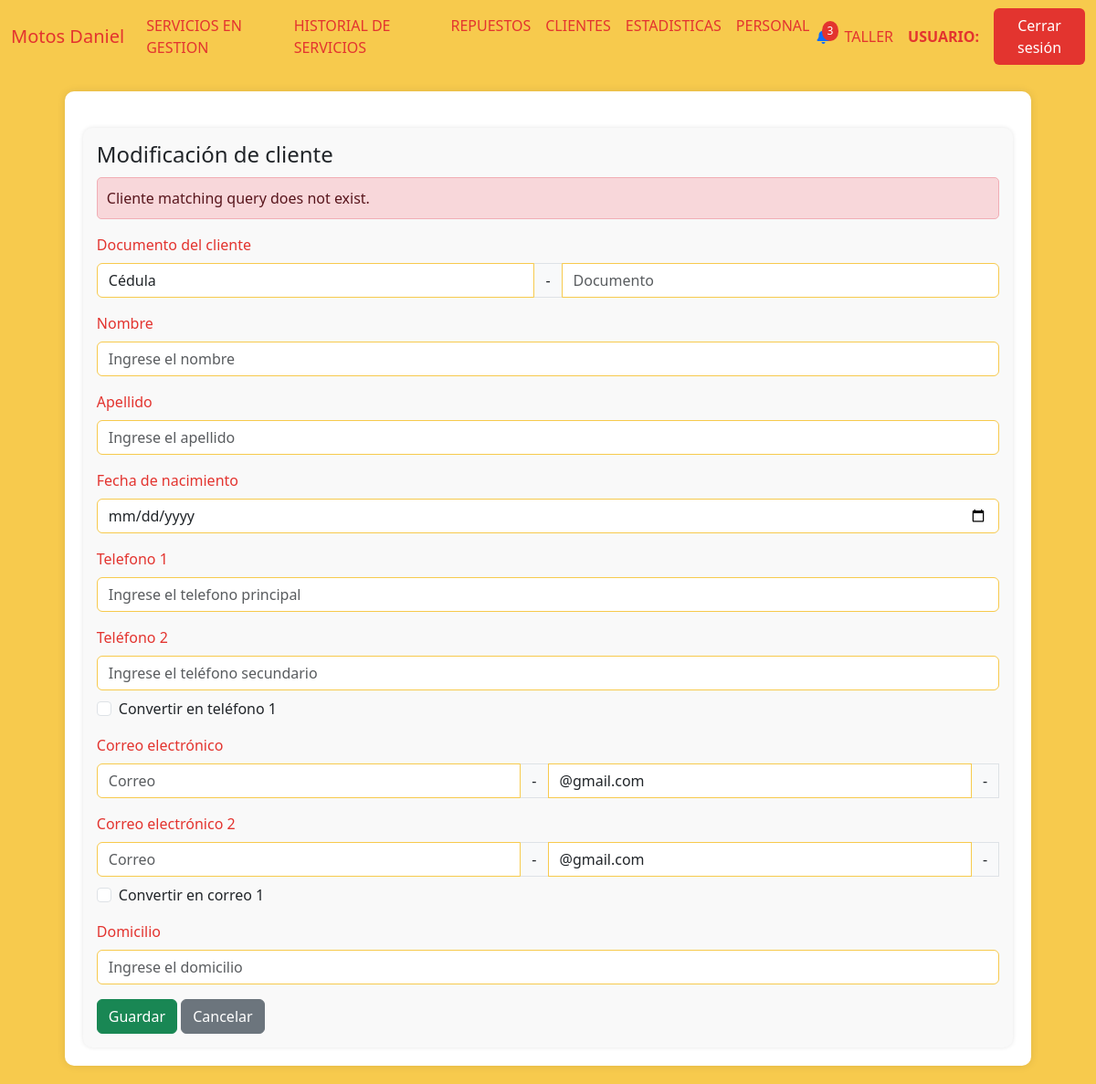
/modificacion_cliente_taller/2, run on an earlier commit of the app's database.
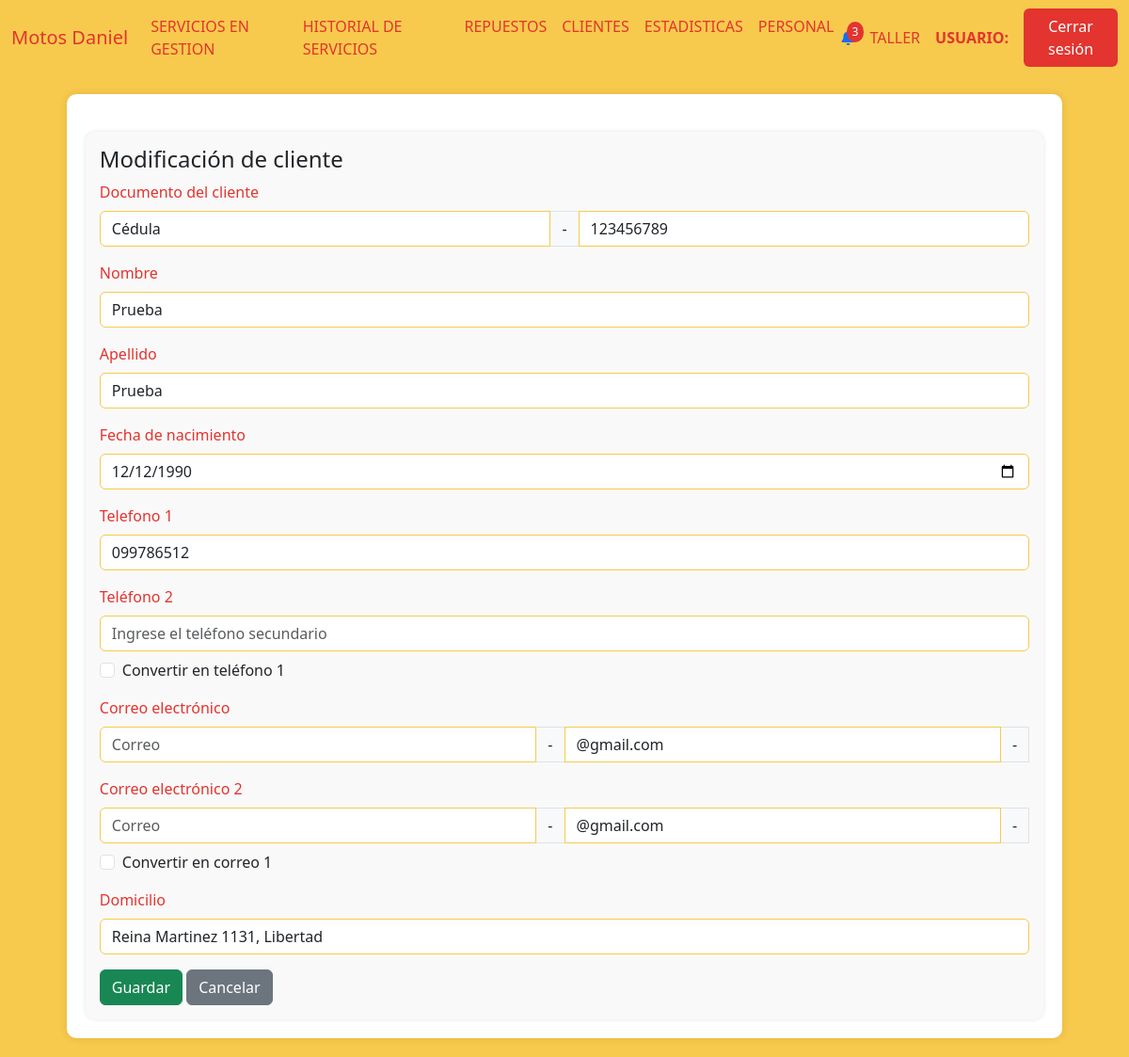
And on a later commit of the database.
### AppUM/models.py (models this page shows)
class Cliente(models.Model):
    documento = models.CharField(max_length=20, unique=True)
    nombre = models.CharField(max_length=20)
    apellido  = models.CharField(max_length=20)
    fecha_nacimiento = models.DateField(null=True,blank=True)
    domicilio = models.CharField(max_length=500,blank=True)

class ClienteTelefono(models.Model):
    cliente = models.ForeignKey(Cliente, related_name='cliente_telefono', on_delete=models.CASCADE, null=True)
    telefono = models.CharField(max_length=10,unique=True)
    principal = models.BooleanField(default=True)

### AppUM/views.py (the view)
# urls.py: path('modificacion_cliente_taller/<int:id_cliente>', views.modificacion_cliente_taller,name="ModificacionClienteTaller"),
def modificacion_cliente_taller(req,id_cliente):
    try:
        if req.method == "POST":
            tipo_doc = req.POST['tipo_doc']
            doc = req.POST['doc']
            documento = tipo_doc + str(doc)
            tel1 = req.POST['telefono_principal']
            tel2 = req.POST['telefono_secundario']
            correo1 = req.POST['correo_1'] + req.POST['dominio_correo']
            correo2 = req.POST['correo_2'] + req.POST['dominio_correo_2']
            valid_cliente = valid_cliente_mod(id_cliente,documento,tel1,tel2,correo1,correo2)
            if valid_cliente == "existe_cliente":
                contexto = contexto_para_cliente(id_cliente,"El documento ingresado ya existe")
                return render(req,"perfil_taller/clientes/modificacion_cliente.html",contexto)
            elif valid_cliente == "existe_tel_principal":
                contexto = contexto_para_cliente(id_cliente,"El telefono 1 ingresado ya existe")
                return render(req,"perfil_taller/clientes/modificacion_cliente.html",contexto)
            elif valid_cliente == "existe_tel_secundario":
                contexto = contexto_para_cliente(id_cliente,"El telefono 2 ingresado ya existe")
                return render(req,"perfil_taller/clientes/modificacion_cliente.html",contexto)
            elif valid_cliente == "existe_correo_principal":
                contexto = contexto_para_cliente(id_cliente,"El correo 1 ingresado ya existe")
                return render(req,"perfil_taller/clientes/modificacion_cliente.html",contexto)
            elif valid_cliente == "existe_correo_secundario":
                contexto = contexto_para_cliente(id_cliente,"El correo 2 ingresado ya existe")
                return render(req,"perfil_taller/clientes/modificacion_cliente.html",contexto)
            elif tel1 == tel2:
                contexto = contexto_para_cliente(id_cliente,"Los telefonos no pueden ser iguales")
                return render(req,"perfil_taller/clientes/modificacion_cliente.html",contexto)
            elif (correo1 == correo2) and (req.POST['correo_1'] and req.POST['correo_2']):
                contexto = contexto_para_cliente(id_cliente,"Los correos no pueden ser iguales")
                return render(req,"perfil_taller/clientes/modificacion_cliente.html",contexto)
            else:
                tel1_actual = ClienteTelefono.objects.filter(cliente_id=id_cliente,principal=1).first()
                if tel1_actual.telefono != tel1:
                    tel1_actual.delete()
                    insert_cliente_telefono(tel1,1,id_cliente)
                if tel2:
                    tel2_actual = ClienteTelefono.objects.filter(cliente_id=id_cliente,principal=0).first()
                    checkbox = 'convert_to_tel1' in req.POST
                    if tel2_actual.telefono != tel2:
                        tel2_actual.delete()
                        insert_cliente_telefono(tel2,0,id_cliente)
                    if checkbox:
                        tel2_actual = ClienteTelefono.objects.filter(cliente_id=id_cliente,principal=0).first()
                        tel2_actual.principal = 1
                        tel1_actual.principal = 0
                        tel2_actual.save()
                        tel1_actual.save()
                if req.POST['correo_1']:
                    correo1_actual = ClienteCorreo.objects.filter(cliente_id=id_cliente,principal=1).first()
                    if correo1_actual.correo != correo1:
                        correo1_actual.delete()
                        insert_cliente_correo(correo1,1,id_cliente)
                if req.POST['correo_2']:
                    correo2_actual = ClienteCorreo.objects.filter(cliente_id=id_cliente,principal=0).first()
                    checkbox_correo = 'convert_to_correo1' in req.POST
                    if correo2_actual.correo != correo2:
                        correo2_actual.delete()
                        insert_cliente_correo(correo2,0,id_cliente)
                    if checkbox_correo:
                        correo2_actual = ClienteCorreo.objects.filter(cliente_id=id_cliente,principal=0).first()
                        correo2_actual.principal = 1
                        correo1_actual.principal = 0
                        correo1_actual.save()
                        correo2_actual.save()
                f_nac_str = req.POST.get('f_nac')  # Cambiado a paréntesis
                f_nac = datetime.strptime(f_nac_str, '%Y-%m-%d').date() if f_nac_str else None
                mod_cliente = Cliente.objects.get(id=id_cliente)
                mod_cliente.documento = documento
                mod_cliente.nombre = req.POST['nombre'].title()
                mod_cliente.apellido = req.POST['apellido'].title()
                mod_cliente.fecha_nacimiento = f_nac
                mod_cliente.domicilio = req.POST['domicilio'].title()
                mod_cliente.save()
                messages.success(req, "Cliente modificado con éxito")
                return redirect('ClientesTaller')
        else:
            contexto = contexto_para_cliente(id_cliente,None)
            return render(req,"perfil_taller/clientes/modificacion_cliente.html",contexto)
    except Exception as e:
        return render(req,"perfil_taller/clientes/modificacion_cliente.html",{"error_message":e})

### AppUM/templates/perfil_taller/clientes/modificacion_cliente.html (shortened to what the changed rows need)
{% extends "perfil_taller/padre_perfil_taller.html" %}
{% load static %}
{% block contenidoQueCambia %}
<div class="table-container" id="inventarios">
    <div class="form-container" id="motoForm">
        <h4>Modificación de cliente</h4>
        {% if error_message %}
            <div class="alert alert-danger" role="alert">
            {{ error_message }}
            </div>
        {% endif %}
        <form action="{% url 'ModificacionClienteTaller' datos_cliente.id %}" enctype="multipart/form-data" method="POST">{% csrf_token %}
            <div class="mb-3" id="documento_cliente">
                <div class="input-group">
                    <select class="form-control" name="tipo_doc">
                        <option value="CI" {% if tipo_doc == "CI" %}selected{% endif %}>Cédula</option>
                    </select>
                    <span class="input-group-text">-</span>
                    <input value="{{ doc_num }}" type="text" class="form-control" name="doc" placeholder="Documento" required>
                </div>
            </div>
            <div class="mb-3">
                <label for="modelo" class="form-label">Nombre</label>
                <input value="{{ datos_cliente.nombre }}" type="text" class="form-control" name="nombre" id="modelo" placeholder="Ingrese el nombre" maxlength="20" required>
            </div>
            <div class="mb-3">
                <label for="precio" class="form-label">Apellido</label>
                <input value="{{ datos_cliente.apellido }}" type="text" class="form-control" name="apellido" placeholder="Ingrese el apellido" required>
            </div>
            <div class="mb-3">
                <label for="precio" class="form-label">Fecha de nacimiento</label>
                <input value="{{ fecha_nac }}" type="date" class="form-control" name="f_nac" placeholder="Ingrese la fecha de nacimiento">
            </div>
            <div class="mb-3">
                <label for="precio" class="form-label">Telefono 1</label>
                <input value="{{ tel_princ.telefono }}" type="number" class="form-control" name="telefono_principal" placeholder="Ingrese el telefono principal" required>
            </div>
            <div class="mb-3">
            </div>
            <div class="mb-3">
            </div>
            <div class="mb-3">
            </div>
            <div class="mb-3">
                <label for="precio" class="form-label">Domicilio</label>
                <input value="{{ datos_cliente.domicilio }}" type="text" class="form-control" name="domicilio" placeholder="Ingrese el domicilio" required>
            </div>
            <button type="submit" class="btn btn-success">Guardar</button>
            <a href="{% url 'ClientesTaller' %}" class="btn btn-secondary">Cancelar</a>
        </form>
    </div>
</div>
{% endblock %}

What changed in the data, as far as the page shows it:
added Cliente: nombre "Prueba", apellido "Prueba", domicilio "Reina Martinez 1131, Libertad"
added ClienteTelefono: telefono_principal "099786512"
Also different on the page:
form field doc: (not shown) → "123456789"
form field f_nac: (not shown) → "12/12/1990"
{{ error_message }}: "Cliente matching query does not exist." → (not shown)
